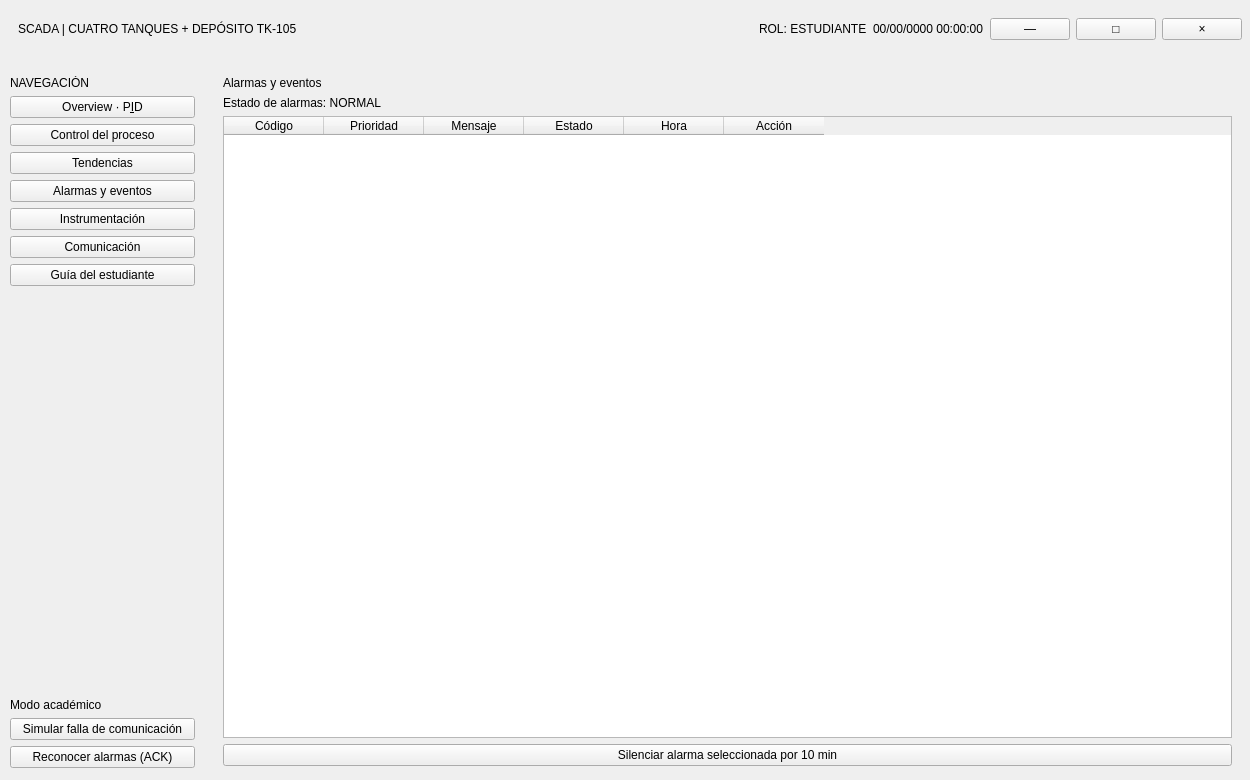
<?xml version="1.0" encoding="UTF-8"?>
<ui version="4.0">
 <class>MainWindow</class>
 <widget class="QMainWindow" name="MainWindow">
  <property name="geometry">
   <rect>
    <x>0</x>
    <y>0</y>
    <width>1250</width>
    <height>780</height>
   </rect>
  </property>
  <property name="minimumSize">
   <size>
    <width>1250</width>
    <height>780</height>
   </size>
  </property>
  <property name="windowTitle">
   <string>SCADA académico | Cuatro tanques + depósito TK-105</string>
  </property>
  <widget class="QWidget" name="centralWidget">
   <layout class="QVBoxLayout" name="rootLayout">
    <property name="spacing">
     <number>0</number>
    </property>
    <property name="leftMargin">
     <number>0</number>
    </property>
    <property name="topMargin">
     <number>0</number>
    </property>
    <property name="rightMargin">
     <number>0</number>
    </property>
    <property name="bottomMargin">
     <number>0</number>
    </property>
    <item>
     <widget class="QFrame" name="header">
      <property name="minimumSize">
       <size>
        <width>0</width>
        <height>58</height>
       </size>
      </property>
      <layout class="QHBoxLayout" name="headerLayout">
       <property name="leftMargin">
        <number>18</number>
       </property>
       <property name="rightMargin">
        <number>8</number>
       </property>
       <item>
        <widget class="QLabel" name="mainTitle">
         <property name="text">
          <string>SCADA | CUATRO TANQUES + DEPÓSITO TK-105</string>
         </property>
        </widget>
       </item>
       <item>
        <spacer name="headerSpacer">
         <property name="orientation">
          <enum>Qt::Horizontal</enum>
         </property>
         <property name="sizeHint" stdset="0">
          <size>
           <width>40</width>
           <height>20</height>
          </size>
         </property>
        </spacer>
       </item>
       <item>
        <widget class="QLabel" name="roleLabel">
         <property name="text">
          <string>ROL: ESTUDIANTE</string>
         </property>
        </widget>
       </item>
       <item>
        <widget class="QLabel" name="clock">
         <property name="text">
          <string>00/00/0000 00:00:00</string>
         </property>
        </widget>
       </item>
       <item>
        <widget class="QPushButton" name="btnMinimize">
         <property name="text">
          <string>—</string>
         </property>
        </widget>
       </item>
       <item>
        <widget class="QPushButton" name="btnMaximize">
         <property name="text">
          <string>□</string>
         </property>
        </widget>
       </item>
       <item>
        <widget class="QPushButton" name="btnClose">
         <property name="text">
          <string>×</string>
         </property>
        </widget>
       </item>
      </layout>
     </widget>
    </item>
    <item>
     <layout class="QHBoxLayout" name="bodyLayout">
      <property name="spacing">
       <number>0</number>
      </property>
      <item>
       <widget class="QFrame" name="menu">
        <property name="minimumSize">
         <size>
          <width>205</width>
          <height>0</height>
         </size>
        </property>
        <property name="maximumSize">
         <size>
          <width>225</width>
          <height>16777215</height>
         </size>
        </property>
        <layout class="QVBoxLayout" name="menuLayout">
         <property name="leftMargin">
          <number>10</number>
         </property>
         <property name="topMargin">
          <number>18</number>
         </property>
         <property name="rightMargin">
          <number>10</number>
         </property>
         <property name="bottomMargin">
          <number>12</number>
         </property>
         <item>
          <widget class="QLabel" name="menuTitle">
           <property name="text">
            <string>NAVEGACIÓN</string>
           </property>
          </widget>
         </item>
         <item>
          <widget class="QPushButton" name="btnOverview">
           <property name="text">
            <string>Overview · P&amp;ID</string>
           </property>
          </widget>
         </item>
         <item>
          <widget class="QPushButton" name="btnControl">
           <property name="text">
            <string>Control del proceso</string>
           </property>
          </widget>
         </item>
         <item>
          <widget class="QPushButton" name="btnTrends">
           <property name="text">
            <string>Tendencias</string>
           </property>
          </widget>
         </item>
         <item>
          <widget class="QPushButton" name="btnAlarms">
           <property name="text">
            <string>Alarmas y eventos</string>
           </property>
          </widget>
         </item>
         <item>
          <widget class="QPushButton" name="btnInstrumentation">
           <property name="text">
            <string>Instrumentación</string>
           </property>
          </widget>
         </item>
         <item>
          <widget class="QPushButton" name="btnCommunication">
           <property name="text">
            <string>Comunicación</string>
           </property>
          </widget>
         </item>
         <item>
          <widget class="QPushButton" name="btnStudentGuide">
           <property name="text">
            <string>Guía del estudiante</string>
           </property>
          </widget>
         </item>
         <item>
          <spacer name="menuSpacer">
           <property name="orientation">
            <enum>Qt::Vertical</enum>
           </property>
           <property name="sizeHint" stdset="0">
            <size>
             <width>0</width>
             <height>30</height>
            </size>
           </property>
          </spacer>
         </item>
         <item>
          <widget class="QLabel" name="roleInfo">
           <property name="text">
            <string>Modo académico</string>
           </property>
           <property name="wordWrap">
            <bool>true</bool>
           </property>
          </widget>
         </item>
         <item>
          <widget class="QPushButton" name="btnCommFault">
           <property name="toolTip">
            <string>Disponible solo en simulación</string>
           </property>
           <property name="text">
            <string>Simular falla de comunicación</string>
           </property>
          </widget>
         </item>
         <item>
          <widget class="QPushButton" name="btnAckAll">
           <property name="text">
            <string>Reconocer alarmas (ACK)</string>
           </property>
          </widget>
         </item>
        </layout>
       </widget>
      </item>
      <item>
       <widget class="QStackedWidget" name="stackedWidget">
        <property name="currentIndex">
         <number>3</number>
        </property>
        <widget class="QWidget" name="pageOverview">
         <layout class="QVBoxLayout" name="overviewLayout">
          <property name="spacing">
           <number>8</number>
          </property>
          <property name="leftMargin">
           <number>18</number>
          </property>
          <property name="topMargin">
           <number>18</number>
          </property>
          <property name="rightMargin">
           <number>18</number>
          </property>
          <property name="bottomMargin">
           <number>14</number>
          </property>
          <item>
           <widget class="QLabel" name="sectionTitle">
            <property name="text">
             <string>Visión general del proceso</string>
            </property>
           </widget>
          </item>
          <item>
           <widget class="QLabel" name="subtitle">
            <property name="text">
             <string>P&amp;ID dinámico · Nivel, temperatura, caudal y estado de actuadores</string>
            </property>
           </widget>
          </item>
          <item>
           <widget class="QWidget" name="overviewMetrics" native="true">
            <property name="minimumSize">
             <size>
              <width>0</width>
              <height>75</height>
             </size>
            </property>
           </widget>
          </item>
          <item>
           <widget class="QWidget" name="pidContainer" native="true">
            <property name="minimumSize">
             <size>
              <width>0</width>
              <height>410</height>
             </size>
            </property>
           </widget>
          </item>
          <item>
           <widget class="QLabel" name="overviewAdvice">
            <property name="text">
             <string>Estado del proceso: iniciando…</string>
            </property>
            <property name="wordWrap">
             <bool>true</bool>
            </property>
           </widget>
          </item>
         </layout>
        </widget>
        <widget class="QWidget" name="pageControl">
         <layout class="QVBoxLayout" name="controlPageLayout">
          <property name="leftMargin">
           <number>18</number>
          </property>
          <property name="topMargin">
           <number>18</number>
          </property>
          <property name="rightMargin">
           <number>18</number>
          </property>
          <property name="bottomMargin">
           <number>14</number>
          </property>
          <item>
           <widget class="QLabel" name="controlTitle">
            <property name="text">
             <string>Control del proceso</string>
            </property>
           </widget>
          </item>
          <item>
           <widget class="QLabel" name="controlSubtitle">
            <property name="text">
             <string>Seleccione el algoritmo de nivel y configure los actuadores del proceso.</string>
            </property>
           </widget>
          </item>
          <item>
           <widget class="QWidget" name="controlContainer" native="true"/>
          </item>
         </layout>
        </widget>
        <widget class="QWidget" name="pageTrends">
         <layout class="QVBoxLayout" name="trendsLayout">
          <property name="leftMargin">
           <number>18</number>
          </property>
          <property name="topMargin">
           <number>18</number>
          </property>
          <property name="rightMargin">
           <number>18</number>
          </property>
          <property name="bottomMargin">
           <number>14</number>
          </property>
          <item>
           <widget class="QLabel" name="trendsTitle">
            <property name="text">
             <string>Tendencias en tiempo real</string>
            </property>
           </widget>
          </item>
          <item>
           <widget class="QLabel" name="trendsSubtitle">
            <property name="text">
             <string>Los datos se actualizan con el ciclo de adquisición. Seleccione variable para comparar los cuatro puntos.</string>
            </property>
           </widget>
          </item>
          <item>
           <widget class="QWidget" name="trendControls" native="true">
            <property name="minimumSize">
             <size>
              <width>0</width>
              <height>48</height>
             </size>
            </property>
           </widget>
          </item>
          <item>
           <widget class="QWidget" name="plotContainer" native="true">
            <property name="minimumSize">
             <size>
              <width>0</width>
              <height>420</height>
             </size>
            </property>
           </widget>
          </item>
         </layout>
        </widget>
        <widget class="QWidget" name="pageAlarms">
         <layout class="QVBoxLayout" name="alarmsLayout">
          <property name="leftMargin">
           <number>18</number>
          </property>
          <property name="topMargin">
           <number>18</number>
          </property>
          <property name="rightMargin">
           <number>18</number>
          </property>
          <property name="bottomMargin">
           <number>14</number>
          </property>
          <item>
           <widget class="QLabel" name="alarmsTitle">
            <property name="text">
             <string>Alarmas y eventos</string>
            </property>
           </widget>
          </item>
          <item>
           <widget class="QLabel" name="alarmSummary">
            <property name="text">
             <string>Estado de alarmas: NORMAL</string>
            </property>
           </widget>
          </item>
          <item>
           <widget class="QTableWidget" name="alarmTable">
            <property name="rowCount">
             <number>0</number>
            </property>
            <property name="columnCount">
             <number>6</number>
            </property>
            <column>
             <property name="text">
              <string>Código</string>
             </property>
            </column>
            <column>
             <property name="text">
              <string>Prioridad</string>
             </property>
            </column>
            <column>
             <property name="text">
              <string>Mensaje</string>
             </property>
            </column>
            <column>
             <property name="text">
              <string>Estado</string>
             </property>
            </column>
            <column>
             <property name="text">
              <string>Hora</string>
             </property>
            </column>
            <column>
             <property name="text">
              <string>Acción</string>
             </property>
            </column>
           </widget>
          </item>
          <item>
           <widget class="QPushButton" name="btnShelve">
            <property name="text">
             <string>Silenciar alarma seleccionada por 10 min</string>
            </property>
           </widget>
          </item>
         </layout>
        </widget>
        <widget class="QWidget" name="pageInstrumentation">
         <layout class="QVBoxLayout" name="instrumentationLayout">
          <property name="leftMargin">
           <number>18</number>
          </property>
          <property name="topMargin">
           <number>18</number>
          </property>
          <property name="rightMargin">
           <number>18</number>
          </property>
          <property name="bottomMargin">
           <number>14</number>
          </property>
          <item>
           <widget class="QLabel" name="instrumentationTitle">
            <property name="text">
             <string>Instrumentación y mapa de señales</string>
            </property>
           </widget>
          </item>
          <item>
           <widget class="QLabel" name="instrumentationSubtitle">
            <property name="text">
             <string>Tags ISA de ejemplo; los rangos deben validarse al seleccionar sensores reales.</string>
            </property>
           </widget>
          </item>
          <item>
           <widget class="QWidget" name="instrumentContainer" native="true"/>
          </item>
         </layout>
        </widget>
        <widget class="QWidget" name="pageCommunication">
         <layout class="QVBoxLayout" name="communicationLayout">
          <property name="leftMargin">
           <number>18</number>
          </property>
          <property name="topMargin">
           <number>18</number>
          </property>
          <property name="rightMargin">
           <number>18</number>
          </property>
          <property name="bottomMargin">
           <number>14</number>
          </property>
          <item>
           <widget class="QLabel" name="communicationTitle">
            <property name="text">
             <string>Comunicación y adquisición</string>
            </property>
           </widget>
          </item>
          <item>
           <widget class="QLabel" name="communicationSubtitle">
            <property name="text">
             <string>Simulación académica, Modbus TCP para ESP32/PLC o telemetría MQTT.</string>
            </property>
           </widget>
          </item>
          <item>
           <widget class="QWidget" name="commContainer" native="true"/>
          </item>
         </layout>
        </widget>
        <widget class="QWidget" name="pageStudentGuide">
         <layout class="QVBoxLayout" name="studentLayout">
          <property name="leftMargin">
           <number>18</number>
          </property>
          <property name="topMargin">
           <number>18</number>
          </property>
          <property name="rightMargin">
           <number>18</number>
          </property>
          <property name="bottomMargin">
           <number>14</number>
          </property>
          <item>
           <widget class="QLabel" name="studentTitle">
            <property name="text">
             <string>Guía de aprendizaje y apoyo a decisiones</string>
            </property>
           </widget>
          </item>
          <item>
           <widget class="QWidget" name="studentContainer" native="true"/>
          </item>
         </layout>
        </widget>
       </widget>
      </item>
     </layout>
    </item>
   </layout>
  </widget>
 </widget>
 <resources/>
 <connections/>
</ui>
